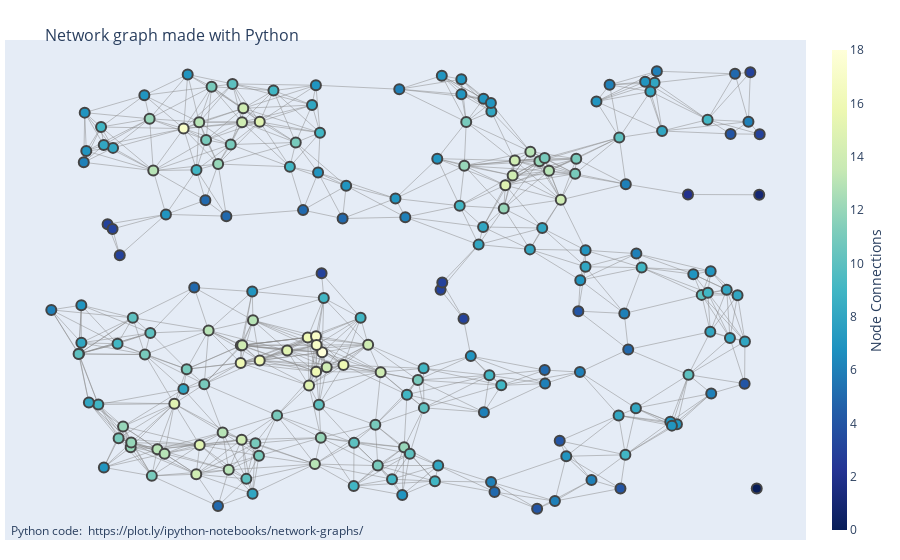

Write notebook code for a chart like this one.
### Code cell
fig = go.Figure(data=[edge_trace, node_trace],
             layout=go.Layout(
                title='<br>Network graph made with Python',
                titlefont_size=16,
                showlegend=False,
                hovermode='closest',
                margin=dict(b=20,l=5,r=5,t=40),
                annotations=[ dict(
                    text="Python code: <a href='https://plot.ly/ipython-notebooks/network-graphs/'> https://plot.ly/ipython-notebooks/network-graphs/</a>",
                    showarrow=False,
                    xref="paper", yref="paper",
                    x=0.005, y=-0.002 ) ],
                xaxis=dict(showgrid=False, zeroline=False, showticklabels=False),
                yaxis=dict(showgrid=False, zeroline=False, showticklabels=False))
                )

fig.show()

### Figure 1 — Plotly figure (JSON) as saved in the notebook; plotly's stock layout.template omitted (floating-point values rounded to 4 significant figures; data arrays with more than 128 entries replaced by an {"elided": "..."} marker saying what was removed)
{"data": [{"hoverinfo": "none", "line": {"color": "#888", "width": 0.5}, "mode": "lines", "type": "scatter", "x": {"elided": "2709 float values"}, "y": {"elided": "2709 float values"}}, {"hoverinfo": "text", "marker": {"color": {"elided": "200 int values"}, "colorbar": {"thickness": 15, "title": {"side": "right", "text": "Node Connections"}, "xanchor": "left"}, "colorscale": [[0, "rgb(255,255,217)"], [0.125, "rgb(237,248,177)"], [0.25, "rgb(199,233,180)"], [0.375, "rgb(127,205,187)"], [0.5, "rgb(65,182,196)"], [0.625, "rgb(29,145,192)"], [0.75, "rgb(34,94,168)"], [0.875, "rgb(37,52,148)"], [1, "rgb(8,29,88)"]], "line": {"width": 2}, "reversescale": true, "showscale": true, "size": 10}, "mode": "markers", "text": {"elided": "200 str values"}, "type": "scatter", "x": {"elided": "200 float values"}, "y": {"elided": "200 float values"}}], "layout": {"annotations": [{"showarrow": false, "text": "Python code: <a href='https://plot.ly/ipython-notebooks/network-graphs/'> https://plot.ly/ipython-notebooks/network-graphs/</a>", "x": 0.005, "xref": "paper", "y": -0.002, "yref": "paper"}], "hovermode": "closest", "margin": {"b": 20, "l": 5, "r": 5, "t": 40}, "showlegend": false, "title": {"font": {"size": 16}, "text": "<br>Network graph made with Python"}, "xaxis": {"showgrid": false, "showticklabels": false, "zeroline": false}, "yaxis": {"showgrid": false, "showticklabels": false, "zeroline": false}}}
